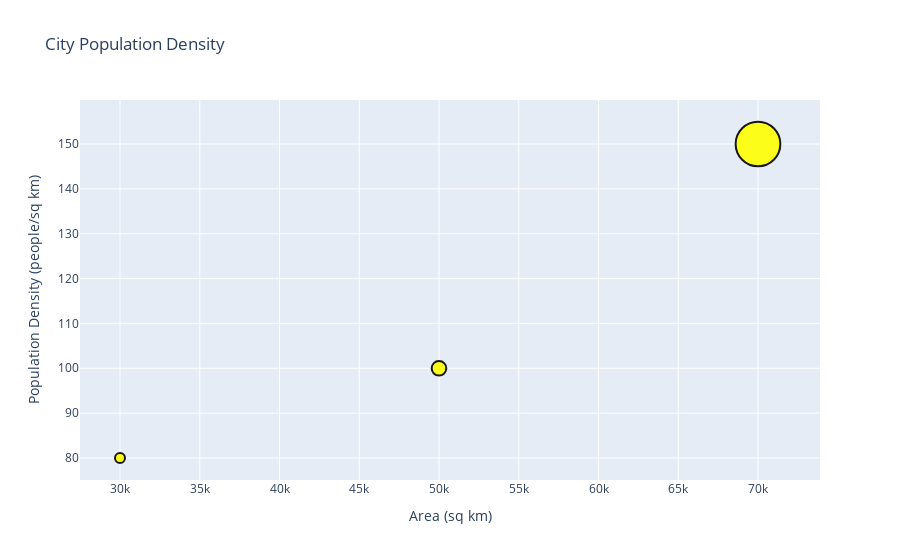

Notebook code for this chart:
### Markdown cell above
5. bubble Chart

### Code cell
import plotly.graph_objects as pg

city=['city1', 'city2', 'city3']
population=[50000, 70000, 30000]
ara=[100, 150, 80]
density=[500000000, 4666000000, 3750000]


# bubble chart
fig=pg.Figure(data=pg.Scatter(x=population, y=ara, mode='markers', text=city, textposition='top center', marker=dict(
    size=density,
    color='yellow',
    sizeref=max(density)/1000,
    sizemin=5,
    sizemode='area',
    opacity=0.9,
    line=dict(width=2, color='black'))))

fig.update_layout(title='City Population Density', xaxis_title='Area (sq km)', yaxis_title='Population Density (people/sq km)')
fig.show()

### Figure 1 — Plotly figure (JSON) as saved in the notebook; plotly's stock layout.template omitted (floating-point values rounded to 4 significant figures)
{"data": [{"marker": {"color": "yellow", "line": {"color": "black", "width": 2}, "opacity": 0.9, "size": [500000000, 4666000000, 3750000], "sizemin": 5, "sizemode": "area", "sizeref": 4666000}, "mode": "markers", "text": ["city1", "city2", "city3"], "textposition": "top center", "type": "scatter", "x": [50000, 70000, 30000], "y": [100, 150, 80]}], "layout": {"title": {"text": "City Population Density"}, "xaxis": {"title": {"text": "Area (sq km)"}}, "yaxis": {"title": {"text": "Population Density (people/sq km)"}}}}
